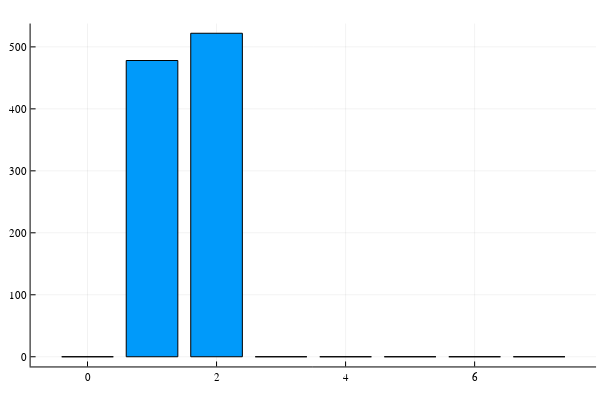

Notebook code for this chart:
### Code cell
results=ArrayReg(bit"01")|>circuit|> r->measure(r, nshots=1000);
hist = fit(Histogram, Int.(results), 0:8)
bar(hist.edges[1] .- 0.5, hist.weights, legend=:none)

### Figure 1 — Plotly figure (JSON) as saved in the notebook; plotly's stock layout.template omitted (floating-point values rounded to 4 significant figures)
{"data": [{"fill": "tozeroy", "fillcolor": "rgba(0, 154, 250, 1.000)", "hoverinfo": "none", "legendgroup": "y1", "line": {"color": "rgba(0, 0, 0, 1.000)", "dash": "solid", "width": 1}, "mode": "lines", "name": "y1", "showlegend": true, "type": "scatter", "x": [-0.4, -0.4, 0.4, 0.4, -0.4, -0.4], "xaxis": "x1", "y": [0, 0, 0, 0, 0, 0], "yaxis": "y1"}, {"fill": "tozeroy", "fillcolor": "rgba(0, 154, 250, 1.000)", "hoverinfo": "none", "legendgroup": "y1", "line": {"color": "rgba(0, 0, 0, 1.000)", "dash": "solid", "width": 1}, "mode": "lines", "name": "y1", "showlegend": false, "type": "scatter", "x": [0.6, 0.6, 1.4, 1.4, 0.6, 0.6], "xaxis": "x1", "y": [478, 0, 0, 478, 478, 478], "yaxis": "y1"}, {"fill": "tozeroy", "fillcolor": "rgba(0, 154, 250, 1.000)", "hoverinfo": "none", "legendgroup": "y1", "line": {"color": "rgba(0, 0, 0, 1.000)", "dash": "solid", "width": 1}, "mode": "lines", "name": "y1", "showlegend": false, "type": "scatter", "x": [1.6, 1.6, 2.4, 2.4, 1.6, 1.6], "xaxis": "x1", "y": [522, 0, 0, 522, 522, 522], "yaxis": "y1"}, {"fill": "tozeroy", "fillcolor": "rgba(0, 154, 250, 1.000)", "hoverinfo": "none", "legendgroup": "y1", "line": {"color": "rgba(0, 0, 0, 1.000)", "dash": "solid", "width": 1}, "mode": "lines", "name": "y1", "showlegend": false, "type": "scatter", "x": [2.6, 2.6, 3.4, 3.4, 2.6, 2.6], "xaxis": "x1", "y": [0, 0, 0, 0, 0, 0], "yaxis": "y1"}, {"fill": "tozeroy", "fillcolor": "rgba(0, 154, 250, 1.000)", "hoverinfo": "none", "legendgroup": "y1", "line": {"color": "rgba(0, 0, 0, 1.000)", "dash": "solid", "width": 1}, "mode": "lines", "name": "y1", "showlegend": false, "type": "scatter", "x": [3.6, 3.6, 4.4, 4.4, 3.6, 3.6], "xaxis": "x1", "y": [0, 0, 0, 0, 0, 0], "yaxis": "y1"}, {"fill": "tozeroy", "fillcolor": "rgba(0, 154, 250, 1.000)", "hoverinfo": "none", "legendgroup": "y1", "line": {"color": "rgba(0, 0, 0, 1.000)", "dash": "solid", "width": 1}, "mode": "lines", "name": "y1", "showlegend": false, "type": "scatter", "x": [4.6, 4.6, 5.4, 5.4, 4.6, 4.6], "xaxis": "x1", "y": [0, 0, 0, 0, 0, 0], "yaxis": "y1"}, {"fill": "tozeroy", "fillcolor": "rgba(0, 154, 250, 1.000)", "hoverinfo": "none", "legendgroup": "y1", "line": {"color": "rgba(0, 0, 0, 1.000)", "dash": "solid", "width": 1}, "mode": "lines", "name": "y1", "showlegend": false, "type": "scatter", "x": [5.6, 5.6, 6.4, 6.4, 5.6, 5.6], "xaxis": "x1", "y": [0, 0, 0, 0, 0, 0], "yaxis": "y1"}, {"fill": "tozeroy", "fillcolor": "rgba(0, 154, 250, 1.000)", "hoverinfo": "none", "legendgroup": "y1", "line": {"color": "rgba(0, 0, 0, 1.000)", "dash": "solid", "width": 1}, "mode": "lines", "name": "y1", "showlegend": false, "type": "scatter", "x": [6.6, 6.6, 7.4, 7.4, 6.6, 6.6], "xaxis": "x1", "y": [0, 0, 0, 0, 0, 0], "yaxis": "y1"}], "layout": {"annotations": [], "height": 400, "margin": {"b": 20, "l": 0, "r": 0, "t": 20}, "paper_bgcolor": "rgba(255, 255, 255, 1.000)", "plot_bgcolor": "rgba(255, 255, 255, 1.000)", "showlegend": false, "width": 600, "xaxis": {"anchor": "y", "domain": [0.05101, 0.9934], "gridcolor": "rgba(0, 0, 0, 0.100)", "gridwidth": 0.5, "linecolor": "rgba(0, 0, 0, 1.000)", "mirror": false, "range": [-0.882, 7.882], "showgrid": true, "showline": true, "showticklabels": true, "tickangle": 0, "tickcolor": "rgb(0, 0, 0)", "tickfont": {"color": "rgba(0, 0, 0, 1.000)", "family": "sans-serif", "size": 11}, "tickmode": "array", "ticks": "inside", "ticktext": ["0", "2", "4", "6"], "tickvals": [0, 2, 4, 6], "title": "", "titlefont": {"color": "rgba(0, 0, 0, 1.000)", "family": "sans-serif", "size": 15}, "type": "-", "visible": true, "zeroline": false, "zerolinecolor": "rgba(0, 0, 0, 1.000)"}, "yaxis": {"anchor": "x", "domain": [0.03762, 0.9902], "gridcolor": "rgba(0, 0, 0, 0.100)", "gridwidth": 0.5, "linecolor": "rgba(0, 0, 0, 1.000)", "mirror": false, "range": [-15.66, 537.7], "showgrid": true, "showline": true, "showticklabels": true, "tickangle": 0, "tickcolor": "rgb(0, 0, 0)", "tickfont": {"color": "rgba(0, 0, 0, 1.000)", "family": "sans-serif", "size": 11}, "tickmode": "array", "ticks": "inside", "ticktext": ["0", "100", "200", "300", "400", "500"], "tickvals": [0, 100, 200, 300, 400, 500], "title": "", "titlefont": {"color": "rgba(0, 0, 0, 1.000)", "family": "sans-serif", "size": 15}, "type": "-", "visible": true, "zeroline": false, "zerolinecolor": "rgba(0, 0, 0, 1.000)"}}}
